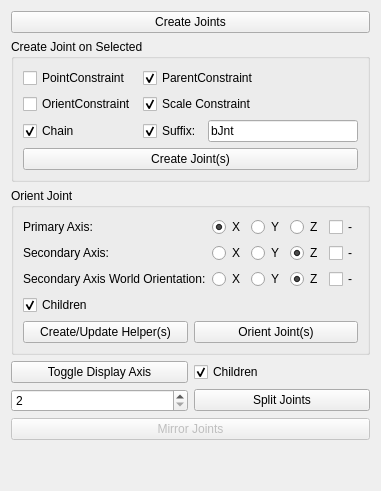
       <widget class="QWidget" name="tab_jnt">
        <attribute name="title">
         <string>Joints</string>
        </attribute>
        <layout class="QVBoxLayout" name="verticalLayout_22">
         <item>
          <widget class="QPushButton" name="crJnt_Btn">
           <property name="text">
            <string>Create Joints</string>
           </property>
          </widget>
         </item>
         <item>
          <widget class="QGroupBox" name="groupBox_9">
           <property name="title">
            <string>Create Joint on Selected</string>
           </property>
           <layout class="QHBoxLayout" name="horizontalLayout_20">
            <item>
             <layout class="QVBoxLayout" name="verticalLayout_15">
              <item>
               <layout class="QGridLayout" name="gridLayout_3">
                <item row="0" column="1">
                 <widget class="QCheckBox" name="parConstraint_chkBox">
                  <property name="text">
                   <string>ParentConstraint</string>
                  </property>
                  <property name="checked">
                   <bool>true</bool>
                  </property>
                 </widget>
                </item>
                <item row="1" column="1">
                 <widget class="QCheckBox" name="scaleCons_chkBox">
                  <property name="text">
                   <string>Scale Constraint</string>
                  </property>
                  <property name="checked">
                   <bool>true</bool>
                  </property>
                 </widget>
                </item>
                <item row="1" column="0">
                 <widget class="QCheckBox" name="orientCons_chkBox">
                  <property name="text">
                   <string>OrientConstraint</string>
                  </property>
                 </widget>
                </item>
                <item row="0" column="0">
                 <widget class="QCheckBox" name="pointCons_chkBox">
                  <property name="text">
                   <string>PointConstraint</string>
                  </property>
                 </widget>
                </item>
                <item row="2" column="0">
                 <widget class="QCheckBox" name="chainJnt_chkBox">
                  <property name="text">
                   <string>Chain</string>
                  </property>
                  <property name="checked">
                   <bool>true</bool>
                  </property>
                 </widget>
                </item>
                <item row="2" column="1">
                 <layout class="QHBoxLayout" name="horizontalLayout_19">
                  <item>
                   <widget class="QCheckBox" name="suffix_chkBox">
                    <property name="text">
                     <string>Suffix:</string>
                    </property>
                    <property name="checked">
                     <bool>true</bool>
                    </property>
                   </widget>
                  </item>
                  <item>
                   <widget class="QLineEdit" name="jntSuffixName_lineEdit">
                    <property name="text">
                     <string>bJnt</string>
                    </property>
                   </widget>
                  </item>
                 </layout>
                </item>
               </layout>
              </item>
              <item>
               <widget class="QPushButton" name="createSelJnt_Btn">
                <property name="text">
                 <string>Create Joint(s)</string>
                </property>
               </widget>
              </item>
             </layout>
            </item>
           </layout>
          </widget>
         </item>
         <item>
          <widget class="QGroupBox" name="groupBox_10">
           <property name="title">
            <string>Orient Joint</string>
           </property>
           <layout class="QVBoxLayout" name="verticalLayout_21">
            <item>
             <layout class="QHBoxLayout" name="horizontalLayout_25">
              <item>
               <layout class="QVBoxLayout" name="verticalLayout_16">
                <item>
                 <widget class="QLabel" name="label_7">
                  <property name="text">
                   <string>Primary Axis:</string>
                  </property>
                 </widget>
                </item>
                <item>
                 <widget class="QLabel" name="label_8">
                  <property name="text">
                   <string>Secondary Axis:</string>
                  </property>
                 </widget>
                </item>
                <item>
                 <widget class="QLabel" name="label_9">
                  <property name="text">
                   <string>Secondary Axis World Orientation:</string>
                  </property>
                 </widget>
                </item>
               </layout>
              </item>
              <item>
               <layout class="QVBoxLayout" name="verticalLayout_19">
                <item>
                 <layout class="QHBoxLayout" name="horizontalLayout_21">
                  <item>
                   <widget class="QRadioButton" name="orientPAxisX_rBtn">
                    <property name="text">
                     <string>X</string>
                    </property>
                    <property name="checked">
                     <bool>true</bool>
                    </property>
                    <attribute name="buttonGroup">
                     <string notr="true">buttonGroup</string>
                    </attribute>
                   </widget>
                  </item>
                  <item>
                   <widget class="QRadioButton" name="orientPAxisY_rBtn">
                    <property name="text">
                     <string>Y</string>
                    </property>
                    <property name="autoExclusive">
                     <bool>false</bool>
                    </property>
                    <attribute name="buttonGroup">
                     <string notr="true">buttonGroup</string>
                    </attribute>
                   </widget>
                  </item>
                  <item>
                   <widget class="QRadioButton" name="orientPAxisZ_rBtn">
                    <property name="text">
                     <string>Z</string>
                    </property>
                    <attribute name="buttonGroup">
                     <string notr="true">buttonGroup</string>
                    </attribute>
                   </widget>
                  </item>
                 </layout>
                </item>
                <item>
                 <layout class="QHBoxLayout" name="horizontalLayout_22">
                  <item>
                   <widget class="QRadioButton" name="orientSecAxisX_rBtn">
                    <property name="text">
                     <string>X</string>
                    </property>
                    <property name="checked">
                     <bool>false</bool>
                    </property>
                    <attribute name="buttonGroup">
                     <string notr="true">buttonGroup_2</string>
                    </attribute>
                   </widget>
                  </item>
                  <item>
                   <widget class="QRadioButton" name="orientSecAxisY_rBtn">
                    <property name="text">
                     <string>Y</string>
                    </property>
                    <property name="checked">
                     <bool>false</bool>
                    </property>
                    <attribute name="buttonGroup">
                     <string notr="true">buttonGroup_2</string>
                    </attribute>
                   </widget>
                  </item>
                  <item>
                   <widget class="QRadioButton" name="orientSecAxisZ_rBtn">
                    <property name="text">
                     <string>Z</string>
                    </property>
                    <property name="checked">
                     <bool>true</bool>
                    </property>
                    <attribute name="buttonGroup">
                     <string notr="true">buttonGroup_2</string>
                    </attribute>
                   </widget>
                  </item>
                 </layout>
                </item>
                <item>
                 <layout class="QHBoxLayout" name="horizontalLayout_24">
                  <item>
                   <widget class="QRadioButton" name="orientWorldAxisX_rBtn">
                    <property name="text">
                     <string>X</string>
                    </property>
                    <property name="checked">
                     <bool>false</bool>
                    </property>
                    <attribute name="buttonGroup">
                     <string notr="true">buttonGroup_3</string>
                    </attribute>
                   </widget>
                  </item>
                  <item>
                   <widget class="QRadioButton" name="orientWorldAxisY_rBtn">
                    <property name="text">
                     <string>Y</string>
                    </property>
                    <attribute name="buttonGroup">
                     <string notr="true">buttonGroup_3</string>
                    </attribute>
                   </widget>
                  </item>
                  <item>
                   <widget class="QRadioButton" name="orientWorldAxisZ_rBtn">
                    <property name="text">
                     <string>Z</string>
                    </property>
                    <property name="checked">
                     <bool>true</bool>
                    </property>
                    <attribute name="buttonGroup">
                     <string notr="true">buttonGroup_3</string>
                    </attribute>
                   </widget>
                  </item>
                 </layout>
                </item>
               </layout>
              </item>
              <item>
               <layout class="QVBoxLayout" name="verticalLayout_20">
                <item>
                 <widget class="QCheckBox" name="orientPrimeNeg_chkBox">
                  <property name="text">
                   <string>-</string>
                  </property>
                 </widget>
                </item>
                <item>
                 <widget class="QCheckBox" name="orientSecNeg_chkBox">
                  <property name="text">
                   <string>-</string>
                  </property>
                 </widget>
                </item>
                <item>
                 <widget class="QCheckBox" name="orientWorldNeg_chkBox">
                  <property name="text">
                   <string>-</string>
                  </property>
                 </widget>
                </item>
               </layout>
              </item>
             </layout>
            </item>
            <item>
             <widget class="QCheckBox" name="orientChd_chkBox">
              <property name="text">
               <string>Children</string>
              </property>
              <property name="checked">
               <bool>true</bool>
              </property>
             </widget>
            </item>
            <item>
             <layout class="QHBoxLayout" name="horizontalLayout_23">
              <item>
               <widget class="QPushButton" name="orientJntHelper_Btn">
                <property name="text">
                 <string>Create/Update Helper(s)</string>
                </property>
               </widget>
              </item>
              <item>
               <widget class="QPushButton" name="orientJnt_Btn">
                <property name="text">
                 <string>Orient Joint(s)</string>
                </property>
               </widget>
              </item>
             </layout>
            </item>
           </layout>
          </widget>
         </item>
         <item>
          <layout class="QHBoxLayout" name="horizontalLayout_26">
           <item>
            <widget class="QPushButton" name="displayJntAxis_Btn">
             <property name="text">
              <string>Toggle Display Axis</string>
             </property>
            </widget>
           </item>
           <item>
            <widget class="QCheckBox" name="axisChd_chkBox">
             <property name="text">
              <string>Children</string>
             </property>
             <property name="checked">
              <bool>true</bool>
             </property>
            </widget>
           </item>
          </layout>
         </item>
         <item>
          <layout class="QHBoxLayout" name="horizontalLayout_18">
           <item>
            <widget class="QSpinBox" name="splitJnt_spBox">
             <property name="minimum">
              <number>2</number>
             </property>
             <property name="value">
              <number>2</number>
             </property>
            </widget>
           </item>
           <item>
            <widget class="QPushButton" name="splitJnt_Btn">
             <property name="toolTip">
              <string>select start joint and end joint to split</string>
             </property>
             <property name="text">
              <string>Split Joints</string>
             </property>
            </widget>
           </item>
          </layout>
         </item>
         <item>
          <widget class="QPushButton" name="mirrorJnt_Btn">
           <property name="enabled">
            <bool>false</bool>
           </property>
           <property name="text">
            <string>Mirror Joints</string>
           </property>
          </widget>
         </item>
         <item>
          <spacer name="verticalSpacer_2">
           <property name="orientation">
            <enum>Qt::Vertical</enum>
           </property>
           <property name="sizeHint" stdset="0">
            <size>
             <width>20</width>
             <height>40</height>
            </size>
           </property>
          </spacer>
         </item>
        </layout>
       </widget>
